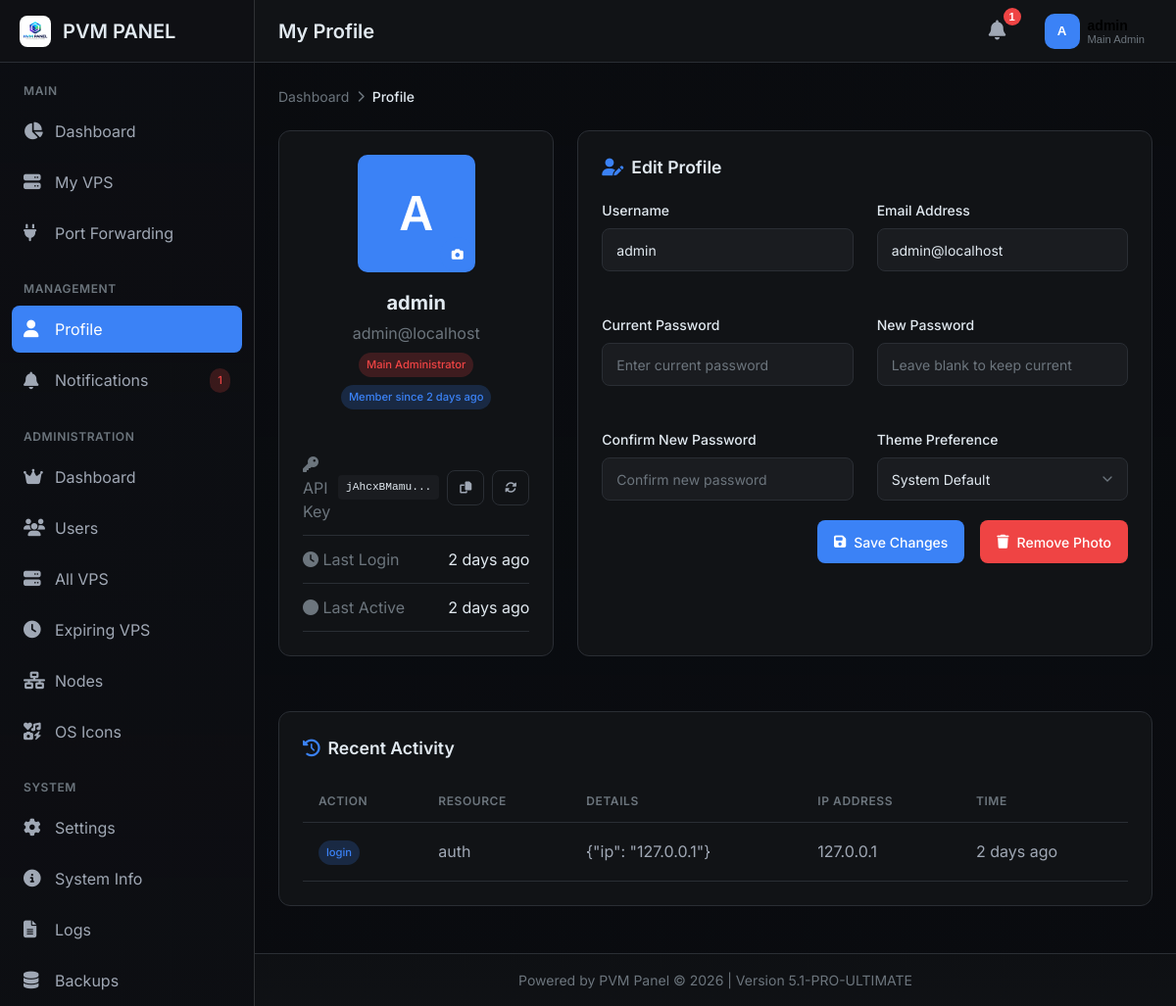
The page /profile (signed in) on the database as committed earlier.
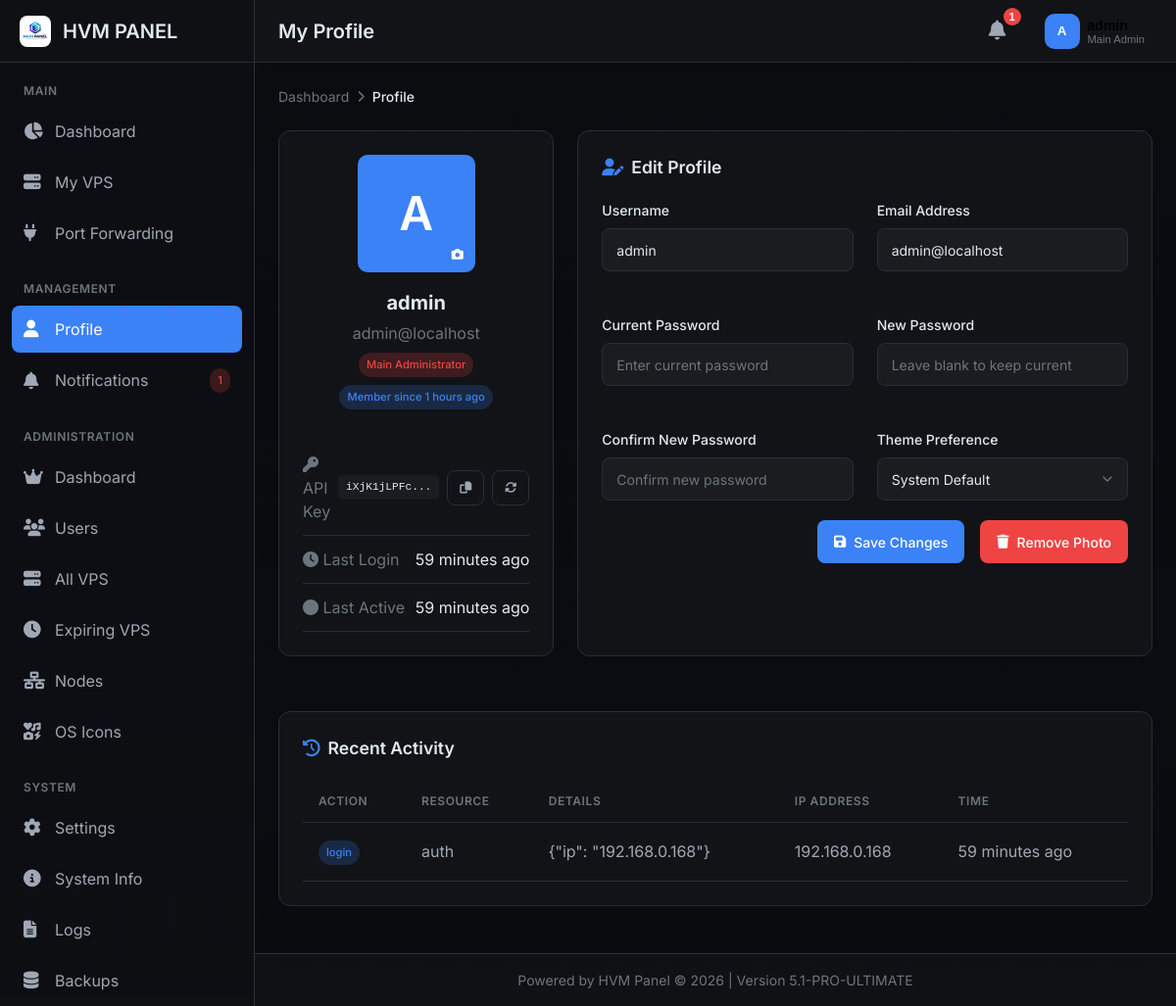
The same page on the database as committed later.
### tables this page shows
CREATE TABLE settings (
            key TEXT PRIMARY KEY,
            value TEXT NOT NULL,
            description TEXT,
            updated_at TEXT NOT NULL
        );

CREATE TABLE users (
            id INTEGER PRIMARY KEY AUTOINCREMENT,
            username TEXT UNIQUE NOT NULL,
            email TEXT UNIQUE NOT NULL,
            password_hash TEXT NOT NULL,
            is_admin INTEGER DEFAULT 0,
            is_main_admin INTEGER DEFAULT 0,
            created_at TEXT NOT NULL,
            last_login TEXT,
            last_active TEXT,
            api_key TEXT UNIQUE,
            profile_picture TEXT,
            preferences TEXT DEFAULT '{}',
            two_factor_secret TEXT,
            two_factor_enabled INTEGER DEFAULT 0,
            theme TEXT DEFAULT 'default',
            language TEXT DEFAULT 'en'
        , discord_id TEXT, discord_username TEXT, discord_avatar TEXT, discord_email TEXT);

CREATE TABLE activity_logs (
            id INTEGER PRIMARY KEY AUTOINCREMENT,
            user_id INTEGER,
            action TEXT NOT NULL,
            resource_type TEXT,
            resource_id TEXT,
            details TEXT,
            ip_address TEXT,
            user_agent TEXT,
            created_at TEXT NOT NULL,
            FOREIGN KEY(user_id) REFERENCES users(id) ON DELETE SET NULL
        );

### hvm.py (the view, shortened to what this page needs)
@app.route('/profile', methods=['GET', 'POST'])
@login_required
def profile():
    with get_db() as conn:
        cur = conn.cursor()
        cur.execute('''SELECT * FROM activity_logs WHERE user_id = ?
                       ORDER BY created_at DESC LIMIT 50''', (current_user.id,))
        activities = [dict(row) for row in cur.fetchall()]
    notifications = get_user_notifications(current_user.id, limit=10)
    return render_template('profile.html',
                          panel_name=get_setting('site_name', 'HVM PANEL'),
                          activities=activities,
                          notifications=notifications)

### hvm.py (called while the page is built)
@contextmanager
def get_db():
    conn = None
    try:
        conn = sqlite3.connect(DATABASE_PATH, timeout=30)
        conn.execute("PRAGMA journal_mode=WAL")
        conn.execute("PRAGMA foreign_keys=ON")
        conn.execute("PRAGMA busy_timeout=30000")
        conn.row_factory = sqlite3.Row
        yield conn
        conn.commit()
    except Exception as e:
        if conn:
            conn.rollback()
        logger.error(f"Database error: {e}")
        raise
    finally:
        if conn:
            conn.close()

def get_setting(key: str, default: Any = None):
    with get_db() as conn:
        cur = conn.cursor()
        cur.execute('SELECT value FROM settings WHERE key = ?', (key,))
        row = cur.fetchone()
        return row[0] if row else default

def get_unread_notifications_count(user_id: int):
    with get_db() as conn:
        cur = conn.cursor()
        cur.execute('''SELECT COUNT(*) FROM notifications
                      WHERE user_id = ? AND read = 0
                      AND (expires_at IS NULL OR expires_at > ?)''',
                   (user_id, datetime.now().isoformat()))
        return cur.fetchone()[0]

### templates/profile.html (shortened to what the changed rows need)
{% extends "base.html" %}
{% block header_title %}My Profile{% endblock %}
{% block breadcrumbs %}
<div class="breadcrumb">
</div>
{% endblock %}
{% block content %}
<div class="grid grid-3" style="margin-bottom: 2rem;">
    <div class="card" style="grid-column: span 1;">
        <div style="text-align: center;">
            <div style="position: relative; width: 120px; height: 120px; margin: 0 auto 1rem;">
                <div class="user-avatar" style="width: 120px; height: 120px; font-size: 3rem;">
                    {% if current_user.profile_picture %}
                    <img src="{{ current_user.profile_picture }}" alt="{{ current_user.username }}" style="width: 100%; height: 100%; object-fit: cover;">
                    {% else %}
                    <span>{{ current_user.username[:1].upper() }}</span>
                    {% endif %}
                </div>
                <button class="btn btn-sm btn-primary" onclick="document.getElementById('profilePicInput').click()" style="position: absolute; bottom: 0; right: 0; border-radius: 50%; width: 36px; height: 36px; padding: 0;">
                </button>
            </div>
            <h3 style="font-size: 1.25rem; margin-bottom: 0.25rem;">{{ current_user.username }}</h3>
            <p style="color: var(--text-muted); margin-bottom: 0.5rem;">{{ current_user.email }}</p>
            <div style="display: flex; gap: 0.5rem; justify-content: center; flex-wrap: wrap;">
                <span class="badge badge-{{ 'danger' if current_user.is_main_admin else 'info' if current_user.is_admin else 'success' }}">
                    {% if current_user.is_main_admin %}
                    Main Administrator
                    {% elif current_user.is_admin %}
                    Administrator
                    {% else %}
                    User
                    {% endif %}
                </span>
                <span class="badge badge-info">Member since {{ current_user.created_at|relative_time }}</span>
            </div>
        </div>
        <div style="margin-top: 2rem;">
            <div style="display: flex; align-items: center; justify-content: space-between; padding: 0.75rem 0; border-bottom: 1px solid var(--border-color);">
                <div style="display: flex; align-items: center; gap: 0.5rem;">
                    <code style="background: var(--bg-tertiary); padding: 0.25rem 0.5rem; border-radius: 4px; font-size: 0.7rem;">
                        {{ current_user.api_key[:10] }}...
                    </code>
                    <button class="btn btn-sm btn-outline" onclick="copyAPIKey()" data-tooltip="Copy API Key">
                        <i class="fas fa-copy"></i>
                    </button>
                    <button class="btn btn-sm btn-outline" onclick="regenerateAPIKey()" data-tooltip="Regenerate">
                        <i class="fas fa-sync-alt"></i>
                    </button>
                </div>
            </div>
            <div style="display: flex; align-items: center; justify-content: space-between; padding: 0.75rem 0; border-bottom: 1px solid var(--border-color);">
                <span style="color: var(--text-muted);"><i class="fas fa-clock"></i> Last Login</span>
                <span>{{ current_user.last_login|relative_time if current_user.last_login else 'Never' }}</span>
            </div>
            <div style="display: flex; align-items: center; justify-content: space-between; padding: 0.75rem 0; border-bottom: 1px solid var(--border-color);">
                <span style="color: var(--text-muted);"><i class="fas fa-circle"></i> Last Active</span>
                <span>{{ current_user.last_active|relative_time if current_user.last_active else 'Never' }}</span>
            </div>
        </div>
    </div>
    <div class="card" style="grid-column: span 2;">
        <form method="POST" action="{{ url_for('profile') }}">
            <div class="grid grid-2">
                <div class="form-group">
                    <label class="form-label">Username</label>
                    <input type="text" name="username" class="form-control" value="{{ current_user.username }}">
                </div>
                <div class="form-group">
                    <label class="form-label">Email Address</label>
                    <input type="email" name="email" class="form-control" value="{{ current_user.email }}">
                </div>
                <div class="form-group">
                    <label class="form-label">Theme Preference</label>
                    <select name="theme" class="form-control">
                        <option value="default" {% if current_user.theme == 'default' %}selected{% endif %}>System Default</option>
                    </select>
                </div>
            </div>
        </form>
    </div>
</div>
<div class="card">
    {% if activities %}
    <div class="table-responsive">
        <table class="table">
            <thead>
                <tr>
                    <th>Action</th>
                    <th>Resource</th>
                    <th>Details</th>
                    <th>IP Address</th>
                    <th>Time</th>
                </tr>
            </thead>
            <tbody>
                {% for activity in activities[:10] %}
                <tr>
                    <td>
                        <span class="badge badge-info">{{ activity.action }}</span>
                    </td>
                    <td>{{ activity.resource_type or '-' }} {{ activity.resource_id or '' }}</td>
                    <td>{{ activity.details|truncate(50) }}</td>
                    <td>{{ activity.ip_address or '-' }}</td>
                    <td>{{ activity.created_at|relative_time }}</td>
                </tr>
                {% endfor %}
            </tbody>
        </table>
    </div>
    {% else %}
    <div class="empty-state">
        <i class="fas fa-history"></i>
        <p>No activity recorded yet</p>
    </div>
    {% endif %}
</div>
{% endblock %}

### templates/base.html (shortened to what the changed rows need)
<!DOCTYPE html>
<html lang="en" data-theme="dark">
<head>
    <link rel="stylesheet" href="https://cdnjs.cloudflare.com/ajax/libs/font-awesome/6.4.0/css/all.min.css">
</head>
<body>
    <div class="app-wrapper">
        <aside class="sidebar" id="sidebar">
            <div class="sidebar-header">
                <a href="{{ url_for('dashboard') if current_user.is_authenticated else url_for('index') }}" class="logo">
                    <img src="{{ get_setting('header_icon', '/static/img/logo.png') }}" alt="{{ panel_name }}">
                    <span>{{ panel_name }}</span>
                </a>
            </div>
            {% if current_user.is_authenticated %}
            <nav class="sidebar-nav">
                <div class="nav-section">
                    <a href="{{ url_for('notifications') }}" class="nav-item {% if request.endpoint == 'notifications' %}active{% endif %}">
                        <i class="fas fa-bell"></i>
                        <span>Notifications</span>
                        {% if get_unread_notifications_count(current_user.id) > 0 %}
                        <span class="badge badge-danger" style="margin-left: auto;">{{ get_unread_notifications_count(current_user.id) }}</span>
                        {% endif %}
                    </a>
                </div>
            </nav>
            {% endif %}
        </aside>
        <main class="main-content" id="mainContent">
            <header class="header">
                <div class="header-left">
                    <h1 class="header-title">{% block header_title %}{{ panel_name }}{% endblock %}</h1>
                </div>
                <div class="header-right">
                    {% if current_user.is_authenticated %}
                    <div class="user-menu">
                        <button class="user-btn" id="userMenuBtn">
                            <div class="user-avatar">
                                {% if current_user.profile_picture %}
                                <img src="{{ current_user.profile_picture }}" alt="{{ current_user.username }}">
                                {% else %}
                                <span>{{ current_user.username[:1].upper() }}</span>
                                {% endif %}
                            </div>
                        </button>
                    </div>
                    {% endif %}
                </div>
            </header>
            <div class="content">
                {% block breadcrumbs %}{% endblock %}
                {% block content %}{% endblock %}
            </div>
            <footer class="footer">
                {{ get_setting('footer_text', 'Powered by HVM Panel') }} &copy; {{ now().year }} | Version {{ PANEL_VERSION }}
            </footer>
        </main>
    </div>
</body>
</html>

Rows that differ between the two databases and show on the page:
changed settings: value "PVM PANEL" → "HVM PANEL"
changed users "admin": created_at|relative_time "2 days ago" → "1 hours ago"; api_key "jAhcxBMamu" → "iXjK1jLPFc"; last_login|relative_time "2 days ago" → "59 minutes ago"; last_active|relative_time "2 days ago" → "59 minutes ago"
changed activity_logs "auth": details "{\"ip\": \"127.0.0.1\"}" → "{\"ip\": \"192.168.0.168\"}"; ip_address "127.0.0.1" → "192.168.0.168"; created_at|relative_time "2 days ago" → "59 minutes ago"
changed settings: value "Powered by PVM Panel" → "Powered by HVM Panel"
